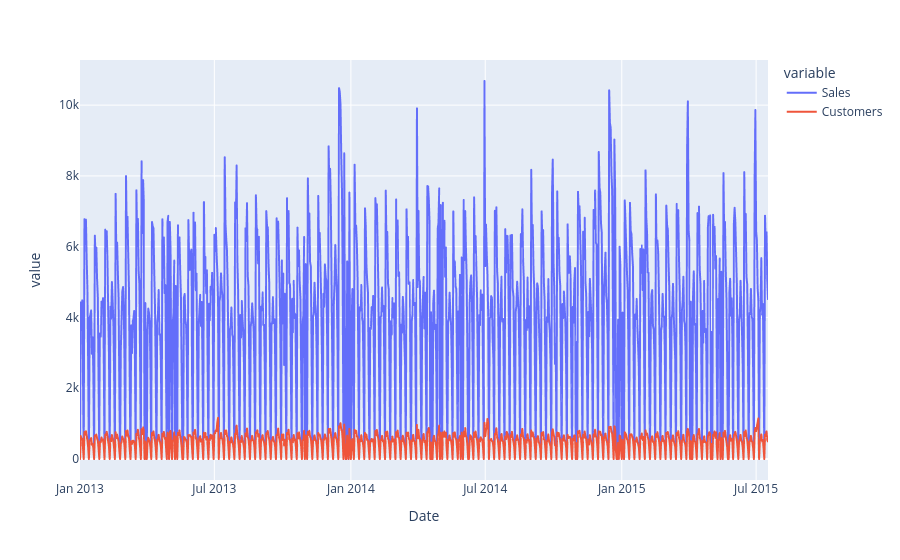

The notebook cell this image was saved under:
### Code cell
#Graficamos la serie temporal 
import matplotlib.pyplot as plt
import plotly.express as px
px.line(data_frame=data_store_2, x="Date", y=["Sales", "Customers"])

### Figure 1 — Plotly figure (JSON) as saved in the notebook; plotly's stock layout.template omitted (floating-point values rounded to 4 significant figures; data arrays with more than 128 entries replaced by an {"elided": "..."} marker saying what was removed)
{"data": [{"hovertemplate": "variable=Sales<br>Date=%{x}<br>value=%{y}<extra></extra>", "legendgroup": "Sales", "line": {"color": "#636efa", "dash": "solid"}, "marker": {"symbol": "circle"}, "mode": "lines", "name": "Sales", "showlegend": true, "type": "scattergl", "x": {"elided": "928 str values"}, "xaxis": "x", "y": {"elided": "928 int values"}, "yaxis": "y"}, {"hovertemplate": "variable=Customers<br>Date=%{x}<br>value=%{y}<extra></extra>", "legendgroup": "Customers", "line": {"color": "#EF553B", "dash": "solid"}, "marker": {"symbol": "circle"}, "mode": "lines", "name": "Customers", "showlegend": true, "type": "scattergl", "x": {"elided": "928 str values"}, "xaxis": "x", "y": {"elided": "928 int values"}, "yaxis": "y"}], "layout": {"legend": {"title": {"text": "variable"}, "tracegroupgap": 0}, "margin": {"t": 60}, "xaxis": {"anchor": "y", "domain": [0, 1], "title": {"text": "Date"}}, "yaxis": {"anchor": "x", "domain": [0, 1], "title": {"text": "value"}}}}
